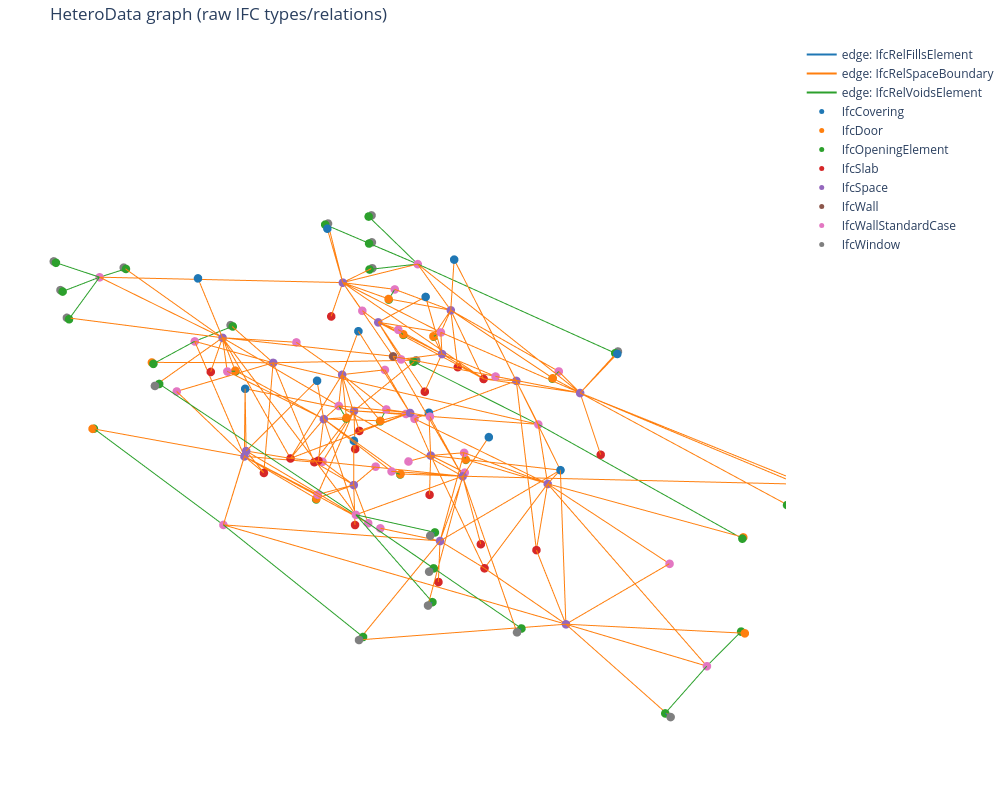

Notebook code cell kept with this figure:
### Markdown cell above
### 5.4 Graph Visualisation

### Code cell
G_vis = build_ifc_graph(nodes_df, edge_rows)
fig = plot_ifc_graph_3d(G_vis, title="HeteroData graph (raw IFC types/relations)", size=5)
fig.show()

### Figure 1 — Plotly figure (JSON) as saved in the notebook; plotly's stock layout.template omitted (floating-point values rounded to 4 significant figures; data arrays with more than 128 entries replaced by an {"elided": "..."} marker saying what was removed)
{"data": [{"hoverinfo": "skip", "line": {"color": "#1f77b4", "width": 2}, "mode": "lines", "name": "edge: IfcRelFillsElement", "type": "scatter3d", "x": [8.628, 8.591, null, 0.1719, 0.2085, null, 6.281, 6.288, null, 2.519, 2.512, null, 1.915, 1.915, null, 6.889, 6.889, null, 1.85, 1.85, null, 6.91, 6.91, null, 2.451, 2.444, null, 6.349, 6.356, null, 3.041, 3.041, null, 5.758, 5.758, null, 2.907, 2.907, null, 5.912, 5.912, null, 5.966, 5.966, null, 2.834, 2.834, null, 8.705, 8.591, null, 0.09514, 0.2085, null, 2.725, 2.725, null, 0.8265, 0.8265, null, 0.8265, 0.8265, null, 0.8265, 0.8265, null, 6.075, 6.075, null, 7.973, 7.973, null, 7.973, 7.973, null, 7.973, 7.973, null, 0.09514, 0.2085, null, 0.09514, 0.2085, null, 0.09514, 0.2085, null, 0.09537, 0.2085, null, 8.705, 8.592, null, 8.705, 8.591, null, 8.705, 8.591, null, 8.705, 8.591, null, 8.705, 8.591, null, 0.09514, 0.2085, null], "y": [-16.18, -16.18, null, -1.622, -1.622, null, -9.672, -9.672, null, -8.13, -8.13, null, -6.181, -6.188, null, -11.62, -11.61, null, -11.62, -11.61, null, -6.181, -6.188, null, -9.438, -9.438, null, -8.377, -8.377, null, -0.1301, -0.2085, null, -17.67, -17.59, null, -10.04, -10.03, null, -7.776, -7.783, null, -0.09514, -0.2085, null, -17.7, -17.59, null, -5.57, -5.57, null, -12.23, -12.23, null, -0.09514, -0.2085, null, -0.09514, -0.2085, null, -0.09537, -0.2085, null, -0.09514, -0.2085, null, -17.7, -17.59, null, -17.7, -17.59, null, -17.7, -17.59, null, -17.7, -17.59, null, -15.98, -15.98, null, -14.07, -14.07, null, -14.07, -14.07, null, -14.07, -14.07, null, -1.817, -1.817, null, -3.727, -3.727, null, -3.727, -3.727, null, -3.727, -3.727, null, -12.15, -12.15, null, -5.651, -5.651, null], "z": [1.02, 1.005, null, 1.02, 1.005, null, 1.031, 1.016, null, 1.031, 1.016, null, 4.131, 4.116, null, 4.131, 4.116, null, 4.131, 4.116, null, 4.131, 4.116, null, 4.131, 4.116, null, 4.131, 4.116, null, 1.221, 1.21, null, 1.221, 1.21, null, 4.131, 4.116, null, 4.131, 4.116, null, 1.31, 1.31, null, 1.31, 1.31, null, 1.2, 1.2, null, 1.2, 1.2, null, 4.405, 4.405, null, 3.58, 3.58, null, 4.405, 4.405, null, 5.231, 5.231, null, 4.405, 4.405, null, 3.58, 3.58, null, 4.405, 4.405, null, 5.231, 5.231, null, 4.405, 4.405, null, 5.231, 5.231, null, 3.58, 3.58, null, 4.405, 4.405, null, 4.405, 4.405, null, 5.231, 5.231, null, 4.405, 4.405, null, 3.58, 3.58, null, 4.3, 4.3, null, 4.3, 4.3, null]}, {"hoverinfo": "skip", "line": {"color": "#ff7f0e", "width": 2}, "mode": "lines", "name": "edge: IfcRelSpaceBoundary", "type": "scatter3d", "x": {"elided": "564 float values"}, "y": {"elided": "564 float values"}, "z": {"elided": "564 float values"}}, {"hoverinfo": "skip", "line": {"color": "#2ca02c", "width": 2}, "mode": "lines", "name": "edge: IfcRelVoidsElement", "type": "scatter3d", "x": [8.591, 8.591, null, 8.591, 8.591, null, 0.2085, 0.2085, null, 0.2085, 0.2085, null, 1.921, 2.725, null, 1.921, 0.8265, null, 1.921, 0.8265, null, 1.921, 0.8265, null, 6.879, 6.075, null, 6.879, 7.973, null, 6.879, 7.973, null, 6.879, 7.973, null, 6.288, 6.288, null, 2.512, 2.512, null, 1.688, 1.915, null, 7.114, 6.889, null, 1.625, 1.85, null, 7.155, 6.91, null, 2.444, 2.444, null, 6.356, 6.356, null, 4.469, 5.966, null, 4.469, 3.041, null, 4.261, 2.834, null, 4.261, 5.758, null, 8.591, 8.592, null, 8.591, 8.591, null, 8.591, 8.591, null, 8.591, 8.591, null, 8.591, 8.591, null, 0.2085, 0.2085, null, 0.2085, 0.2085, null, 0.2085, 0.2085, null, 0.2085, 0.2085, null, 0.2085, 0.2085, null, 3.087, 2.907, null, 5.722, 5.912, null], "y": [-10.29, -16.18, null, -10.29, -5.57, null, -7.584, -1.622, null, -7.584, -12.23, null, -0.2085, -0.2085, null, -0.2085, -0.2085, null, -0.2085, -0.2085, null, -0.2085, -0.2085, null, -17.59, -17.59, null, -17.59, -17.59, null, -17.59, -17.59, null, -17.59, -17.59, null, -9.604, -9.672, null, -8.197, -8.13, null, -6.188, -6.188, null, -11.61, -11.61, null, -11.61, -11.61, null, -6.188, -6.188, null, -9.2, -9.438, null, -8.608, -8.377, null, -0.2085, -0.2085, null, -0.2085, -0.2085, null, -17.59, -17.59, null, -17.59, -17.59, null, -5.674, -1.817, null, -5.674, -3.727, null, -5.674, -3.727, null, -5.674, -3.727, null, -5.674, -12.15, null, -12.13, -15.98, null, -12.13, -14.07, null, -12.13, -14.07, null, -12.13, -14.07, null, -12.13, -5.651, null, -10.03, -10.03, null, -7.783, -7.783, null], "z": [1.252, 1.005, null, 1.252, 1.2, null, 1.252, 1.005, null, 1.252, 1.2, null, 4.434, 4.405, null, 4.434, 3.58, null, 4.434, 4.405, null, 4.434, 5.231, null, 4.434, 4.405, null, 4.434, 3.58, null, 4.434, 4.405, null, 4.434, 5.231, null, 1.207, 1.016, null, 1.207, 1.016, null, 4.211, 4.116, null, 4.211, 4.116, null, 4.333, 4.116, null, 4.333, 4.116, null, 4.333, 4.116, null, 4.333, 4.116, null, 1.357, 1.31, null, 1.357, 1.21, null, 1.357, 1.31, null, 1.357, 1.21, null, 4.412, 4.405, null, 4.412, 5.231, null, 4.412, 4.405, null, 4.412, 3.58, null, 4.412, 4.3, null, 4.412, 4.405, null, 4.412, 5.231, null, 4.412, 3.58, null, 4.412, 4.405, null, 4.412, 4.3, null, 4.333, 4.116, null, 4.333, 4.116, null]}, {"hoverinfo": "text", "marker": {"color": "#1f77b4", "size": 5}, "mode": "markers", "name": "IfcCovering", "text": ["IfcCovering | id=23671", "IfcCovering | id=23768", "IfcCovering | id=23826", "IfcCovering | id=23884", "IfcCovering | id=23992", "IfcCovering | id=24060", "IfcCovering | id=24128", "IfcCovering | id=24186", "IfcCovering | id=24268", "IfcCovering | id=24326", "IfcCovering | id=24408", "IfcCovering | id=24476", "IfcCovering | id=24544"], "type": "scatter3d", "x": [2.904, 3.35, 3.35, 5.451, 5.894, 2.349, 6.451, 5.484, 7.405, 3.315, 1.388, 2.349, 6.451], "y": [-5.034, -8.701, -8.701, -9.161, -12.77, -4.403, -4.403, -8.87, -8.018, -8.93, -9.783, -13.4, -13.4], "z": [2.628, 2.628, 2.628, 2.628, 2.628, 5.729, 5.729, 5.729, 5.729, 5.729, 5.729, 5.729, 5.729]}, {"hoverinfo": "text", "marker": {"color": "#ff7f0e", "size": 5}, "mode": "markers", "name": "IfcDoor", "text": ["IfcDoor | id=6652", "IfcDoor | id=6757", "IfcDoor | id=8066", "IfcDoor | id=8169", "IfcDoor | id=8283", "IfcDoor | id=8386", "IfcDoor | id=15962", "IfcDoor | id=16013", "IfcDoor | id=16064", "IfcDoor | id=16115", "IfcDoor | id=21821", "IfcDoor | id=21929", "IfcDoor | id=35318", "IfcDoor | id=35413"], "type": "scatter3d", "x": [8.628, 0.1719, 6.281, 2.519, 1.915, 6.889, 1.85, 6.91, 2.451, 6.349, 3.041, 5.758, 2.907, 5.912], "y": [-16.18, -1.622, -9.672, -8.13, -6.181, -11.62, -11.62, -6.181, -9.438, -8.377, -0.1301, -17.67, -10.04, -7.776], "z": [1.02, 1.02, 1.031, 1.031, 4.131, 4.131, 4.131, 4.131, 4.131, 4.131, 1.221, 1.221, 4.131, 4.131]}, {"hoverinfo": "text", "marker": {"color": "#2ca02c", "size": 5}, "mode": "markers", "name": "IfcOpeningElement", "text": ["IfcOpeningElement | id=6293", "IfcOpeningElement | id=6517", "IfcOpeningElement | id=6569", "IfcOpeningElement | id=6743", "IfcOpeningElement | id=6794", "IfcOpeningElement | id=7011", "IfcOpeningElement | id=7063", "IfcOpeningElement | id=7280", "IfcOpeningElement | id=7497", "IfcOpeningElement | id=7729", "IfcOpeningElement | id=7781", "IfcOpeningElement | id=7833", "IfcOpeningElement | id=7885", "IfcOpeningElement | id=7937", "IfcOpeningElement | id=7989", "IfcOpeningElement | id=8155", "IfcOpeningElement | id=8206", "IfcOpeningElement | id=8372", "IfcOpeningElement | id=15885", "IfcOpeningElement | id=15999", "IfcOpeningElement | id=16050", "IfcOpeningElement | id=16101", "IfcOpeningElement | id=21705", "IfcOpeningElement | id=21915", "IfcOpeningElement | id=21966", "IfcOpeningElement | id=22018", "IfcOpeningElement | id=22070", "IfcOpeningElement | id=22122", "IfcOpeningElement | id=22174", "IfcOpeningElement | id=22226", "IfcOpeningElement | id=22278", "IfcOpeningElement | id=22330", "IfcOpeningElement | id=22382", "IfcOpeningElement | id=22434", "IfcOpeningElement | id=35241", "IfcOpeningElement | id=35399"], "type": "scatter3d", "x": [5.966, 2.834, 8.591, 0.2085, 8.591, 0.2085, 2.725, 0.8265, 0.8265, 0.8265, 6.075, 7.973, 7.973, 7.973, 6.288, 2.512, 1.915, 6.889, 1.85, 6.91, 2.444, 6.356, 3.041, 5.758, 0.2085, 0.2085, 0.2085, 0.2085, 8.592, 8.591, 8.591, 8.591, 8.591, 0.2085, 2.907, 5.912], "y": [-0.2085, -17.59, -16.18, -1.622, -5.57, -12.23, -0.2085, -0.2085, -0.2085, -0.2085, -17.59, -17.59, -17.59, -17.59, -9.672, -8.13, -6.188, -11.61, -11.61, -6.188, -9.438, -8.377, -0.2085, -17.59, -15.98, -14.07, -14.07, -14.07, -1.817, -3.727, -3.727, -3.727, -12.15, -5.651, -10.03, -7.783], "z": [1.31, 1.31, 1.005, 1.005, 1.2, 1.2, 4.405, 3.58, 4.405, 5.231, 4.405, 3.58, 4.405, 5.231, 1.016, 1.016, 4.116, 4.116, 4.116, 4.116, 4.116, 4.116, 1.21, 1.21, 4.405, 5.231, 3.58, 4.405, 4.405, 5.231, 4.405, 3.58, 4.3, 4.3, 4.116, 4.116]}, {"hoverinfo": "text", "marker": {"color": "#d62728", "size": 5}, "mode": "markers", "name": "IfcSlab", "text": ["IfcSlab | id=5165", "IfcSlab | id=5267", "IfcSlab | id=6132", "IfcSlab | id=6247", "IfcSlab | id=20792", "IfcSlab | id=20903", "IfcSlab | id=20958", "IfcSlab | id=21013", "IfcSlab | id=21080", "IfcSlab | id=21147", "IfcSlab | id=21195", "IfcSlab | id=21336", "IfcSlab | id=21401", "IfcSlab | id=21449", "IfcSlab | id=21497", "IfcSlab | id=21545", "IfcSlab | id=21610", "IfcSlab | id=21658"], "type": "scatter3d", "x": [4.308, 4.472, 1.608, 7.2, 2.349, 6.451, 6.451, 2.349, 1.85, 6.942, 3.268, 5.532, 5.809, 3.321, 5.498, 3.302, 2.99, 5.478], "y": [-5.889, -11.91, -8.44, -9.36, -4.403, -4.403, -13.39, -13.4, -9.111, -8.692, -8.93, -8.87, -12.45, -11.49, -9.161, -8.639, -5.353, -6.315], "z": [-0.0635, -0.0635, 2.948, 2.948, 3.11, 3.11, 3.11, 3.11, 3.11, 3.11, 3.107, 3.107, 0.0095, 0.0065, 0.0065, 0.0065, 0.0095, 0.0065]}, {"hoverinfo": "text", "marker": {"color": "#9467bd", "size": 5}, "mode": "markers", "name": "IfcSpace", "text": ["IfcSpace | id=514", "IfcSpace | id=819", "IfcSpace | id=1928", "IfcSpace | id=2108", "IfcSpace | id=2412", "IfcSpace | id=3197", "IfcSpace | id=3325", "IfcSpace | id=3456", "IfcSpace | id=3586", "IfcSpace | id=1627", "IfcSpace | id=67", "IfcSpace | id=212", "IfcSpace | id=1782", "IfcSpace | id=2637", "IfcSpace | id=1059", "IfcSpace | id=355", "IfcSpace | id=2789", "IfcSpace | id=1442", "IfcSpace | id=3013", "IfcSpace | id=1218"], "type": "scatter3d", "x": [6.686, 7.09, 3.302, 2.114, 1.704, 5.532, 3.268, 7.876, 0.9242, 5.491, 3.308, 3.322, 5.478, 3.268, 5.532, 5.498, 2.346, 6.358, 2.434, 6.455], "y": [-11.97, -8.251, -8.639, -5.833, -9.551, -7.256, -10.55, -10.07, -7.915, -2.809, -14.99, -11.49, -6.315, -8.41, -9.398, -9.161, -5.146, -5.037, -12.76, -12.65], "z": [1.31, 4.528, 1.307, 1.31, 4.528, 4.407, 4.407, 3.137, 2.817, 1.31, 1.31, 1.307, 1.307, 4.407, 4.407, 1.307, 4.41, 4.41, 4.41, 4.41]}, {"hoverinfo": "text", "marker": {"color": "#8c564b", "size": 5}, "mode": "markers", "name": "IfcWall", "text": ["IfcWall | id=5399"], "type": "scatter3d", "x": [4.4], "y": [-8.9], "z": [4.62]}, {"hoverinfo": "text", "marker": {"color": "#e377c2", "size": 5}, "mode": "markers", "name": "IfcWallStandardCase", "text": ["IfcWallStandardCase | id=4131", "IfcWallStandardCase | id=4287", "IfcWallStandardCase | id=4399", "IfcWallStandardCase | id=4553", "IfcWallStandardCase | id=4598", "IfcWallStandardCase | id=5775", "IfcWallStandardCase | id=5859", "IfcWallStandardCase | id=6036", "IfcWallStandardCase | id=6080", "IfcWallStandardCase | id=3999", "IfcWallStandardCase | id=4087", "IfcWallStandardCase | id=5448", "IfcWallStandardCase | id=5548", "IfcWallStandardCase | id=4508", "IfcWallStandardCase | id=4219", "IfcWallStandardCase | id=5642", "IfcWallStandardCase | id=5903", "IfcWallStandardCase | id=5731", "IfcWallStandardCase | id=5992", "IfcWallStandardCase | id=5687", "IfcWallStandardCase | id=5948", "IfcWallStandardCase | id=3797", "IfcWallStandardCase | id=4043", "IfcWallStandardCase | id=5498", "IfcWallStandardCase | id=5598", "IfcWallStandardCase | id=24596", "IfcWallStandardCase | id=24680", "IfcWallStandardCase | id=24723", "IfcWallStandardCase | id=24768", "IfcWallStandardCase | id=24813", "IfcWallStandardCase | id=31431", "IfcWallStandardCase | id=31476", "IfcWallStandardCase | id=35199", "IfcWallStandardCase | id=35357"], "type": "scatter3d", "x": [2.538, 6.282, 2.517, 5.498, 6.262, 3.315, 3.315, 5.484, 5.484, 8.591, 0.2085, 1.921, 6.879, 6.288, 2.512, 1.688, 7.114, 1.625, 7.155, 2.444, 6.356, 4.469, 4.261, 8.591, 0.2085, 6.206, 4.106, 3.302, 4.694, 2.517, 4.694, 4.106, 3.087, 5.722], "y": [-2.209, -7.829, -9.972, -10.31, -15.59, -6.758, -11.07, -6.728, -11.04, -10.29, -7.584, -0.2085, -17.59, -9.604, -8.197, -6.188, -11.61, -11.61, -6.188, -9.2, -8.608, -0.2085, -17.59, -5.674, -12.13, -7.506, -8.653, -7.492, -9.223, -10.29, -8.87, -8.93, -10.03, -7.783], "z": [1.398, 1.398, 1.398, 1.398, 1.398, 4.55, 4.55, 4.55, 4.55, 1.252, 1.252, 4.434, 4.434, 1.207, 1.207, 4.211, 4.211, 4.333, 4.333, 4.333, 4.333, 1.357, 1.357, 4.412, 4.412, 1.398, 1.55, 1.398, 1.398, 1.398, 4.398, 4.398, 4.333, 4.333]}, {"hoverinfo": "text", "marker": {"color": "#7f7f7f", "size": 5}, "mode": "markers", "name": "IfcWindow", "text": ["IfcWindow | id=6426", "IfcWindow | id=6531", "IfcWindow | id=6921", "IfcWindow | id=7025", "IfcWindow | id=7190", "IfcWindow | id=7407", "IfcWindow | id=7639", "IfcWindow | id=7743", "IfcWindow | id=7795", "IfcWindow | id=7847", "IfcWindow | id=7899", "IfcWindow | id=7951", "IfcWindow | id=21980", "IfcWindow | id=22032", "IfcWindow | id=22084", "IfcWindow | id=22136", "IfcWindow | id=22188", "IfcWindow | id=22240", "IfcWindow | id=22292", "IfcWindow | id=22344", "IfcWindow | id=22396", "IfcWindow | id=22448"], "type": "scatter3d", "x": [5.966, 2.834, 8.705, 0.09514, 2.725, 0.8265, 0.8265, 0.8265, 6.075, 7.973, 7.973, 7.973, 0.09514, 0.09514, 0.09514, 0.09537, 8.705, 8.705, 8.705, 8.705, 8.705, 0.09514], "y": [-0.09514, -17.7, -5.57, -12.23, -0.09514, -0.09514, -0.09537, -0.09514, -17.7, -17.7, -17.7, -17.7, -15.98, -14.07, -14.07, -14.07, -1.817, -3.727, -3.727, -3.727, -12.15, -5.651], "z": [1.31, 1.31, 1.2, 1.2, 4.405, 3.58, 4.405, 5.231, 4.405, 3.58, 4.405, 5.231, 4.405, 5.231, 3.58, 4.405, 4.405, 5.231, 4.405, 3.58, 4.3, 4.3]}], "layout": {"height": 800, "margin": {"b": 0, "l": 0, "r": 0, "t": 40}, "scene": {"aspectmode": "data", "xaxis": {"visible": false}, "yaxis": {"visible": false}, "zaxis": {"visible": false}}, "showlegend": true, "title": {"text": "HeteroData graph (raw IFC types/relations)"}, "width": 1000}}
